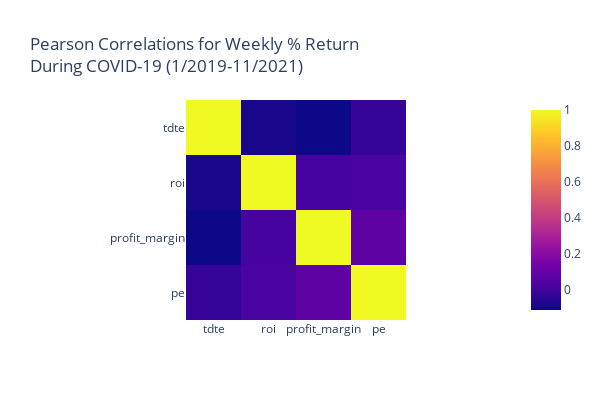

This figure's notebook cell:
### Code cell
covid_returns_wk = wk_pct_returns.loc['2019-01-01':'2021-11-01']
print(covid_returns_wk.corr())
px.imshow(
    covid_returns_wk.corr(),
    title='Pearson Correlations for Weekly % Return<br>During COVID-19 (1/2019-11/2021)',
    height=400, width=600,
)

### Figure 1 — Plotly figure (JSON) as saved in the notebook; plotly's stock layout.template omitted (floating-point values rounded to 4 significant figures)
{"data": [{"coloraxis": "coloraxis", "hovertemplate": "x: %{x}<br>y: %{y}<br>color: %{z}<extra></extra>", "name": "0", "type": "heatmap", "x": ["tdte", "roi", "profit_margin", "pe"], "xaxis": "x", "y": ["tdte", "roi", "profit_margin", "pe"], "yaxis": "y", "z": [[1, -0.08925, -0.1122, -0.021], [-0.08925, 1, 0.01376, 0.0205], [-0.1122, 0.01376, 1, 0.08001], [-0.021, 0.0205, 0.08001, 1]]}], "layout": {"coloraxis": {"colorscale": [[0, "#0d0887"], [0.1111, "#46039f"], [0.2222, "#7201a8"], [0.3333, "#9c179e"], [0.4444, "#bd3786"], [0.5556, "#d8576b"], [0.6667, "#ed7953"], [0.7778, "#fb9f3a"], [0.8889, "#fdca26"], [1, "#f0f921"]]}, "height": 400, "title": {"text": "Pearson Correlations for Weekly % Return<br>During COVID-19 (1/2019-11/2021)"}, "width": 600, "xaxis": {"anchor": "y", "autorange": true, "constrain": "domain", "domain": [0.2442, 0.7558], "range": [-0.5, 3.5], "scaleanchor": "y", "type": "category"}, "yaxis": {"anchor": "x", "autorange": true, "constrain": "domain", "domain": [0, 1], "range": [3.5, -0.5], "type": "category"}}}
